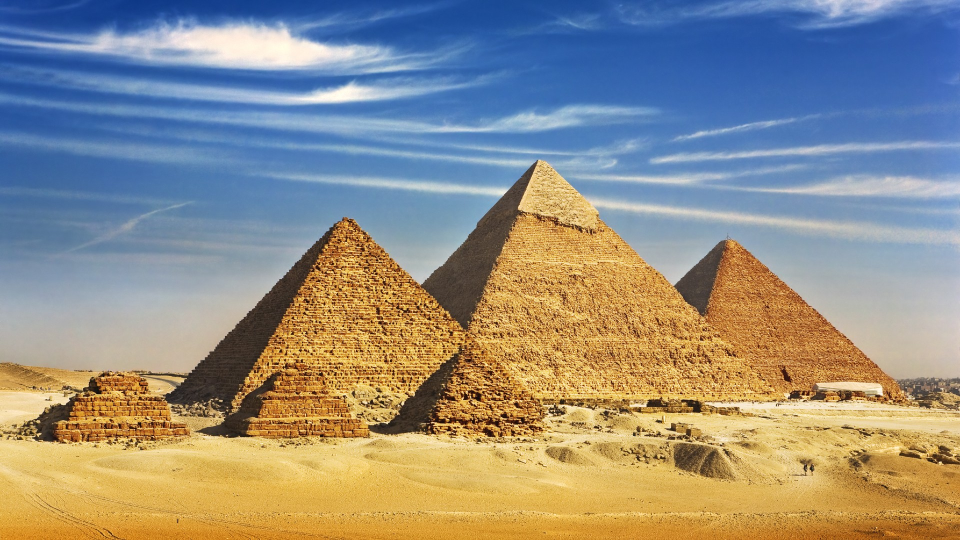
#> input picture Task5(OpenCV)/pyramid.jpg, 1920 x 1080 px, found by its file name (shown at 1/2 size)
$ jupyter execute 'Image segmentation using Morphological operations.ipynb'
#> lines starting #> are read from the running program, lines starting #| are printed output that depends on the picture
[cell 1]
import numpy as np
import cv2
from matplotlib import pyplot as plt

[cell 2]
img = cv2.imread('D:\open CV\pyramid.jpg', 0)
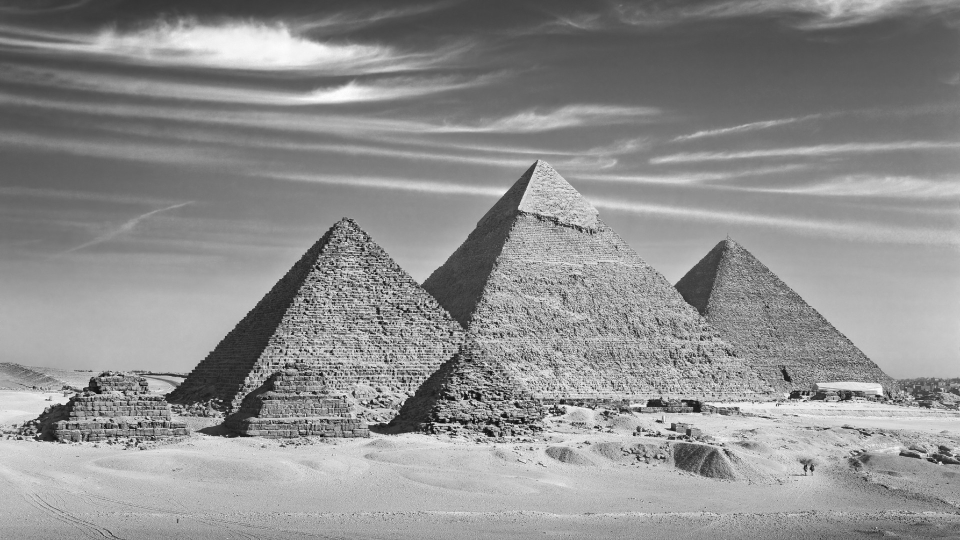
#> img: shape (1080, 1920) (shown at 1/2 size); min 0, max 255, mean 143.1
plt.imshow(img, cmap='gray')
plt.title("Original Image")
plt.axis('off')
plt.show()
kernel = np.ones((5, 5), np.uint8)

[cell 3]
img_erosion = cv2.erode(img, kernel, iterations=1)
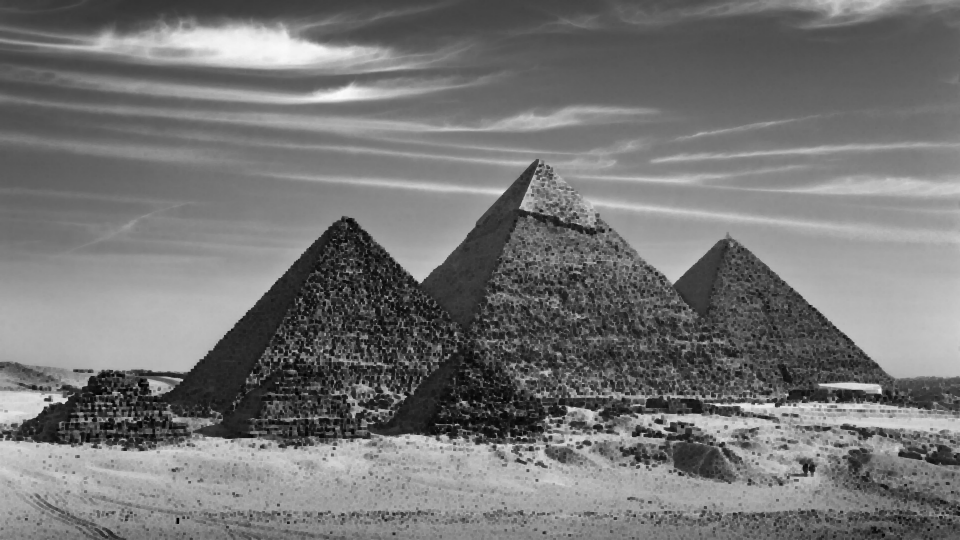
#> img_erosion: shape (1080, 1920) (shown at 1/2 size); min 0, max 251, mean 117

plt.imshow(img_erosion, cmap='gray')
plt.title("After Erosion")
plt.axis('off')
plt.show()

[cell 4]
img_dilation = cv2.dilate(img, kernel, iterations=1)
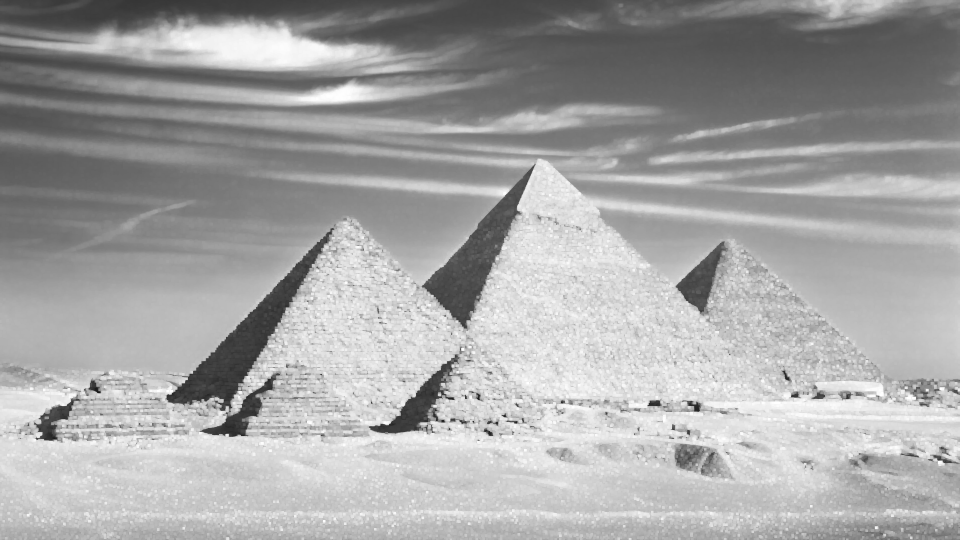
#> img_dilation: shape (1080, 1920) (shown at 1/2 size); min 23, max 255, mean 165

plt.imshow(img_dilation, cmap='gray')
plt.title("After Dilation")
plt.axis('off')
plt.show()

$ run again, with Task5(OpenCV)/cat.jpg copied over Task5(OpenCV)/pyramid.jpg
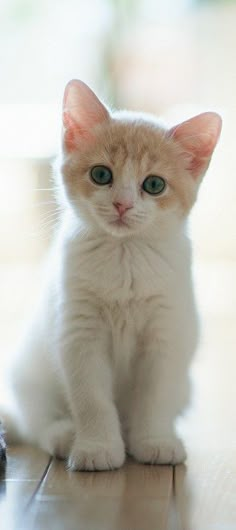
#> input picture Task5(OpenCV)/cat.jpg, 236 x 530 px, found by its file name
#> `img_erosion = cv2.erode(img, kernel, iterations=1)`:
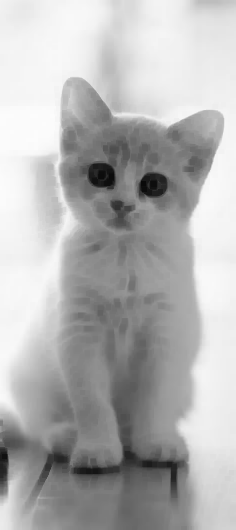
#> img_erosion: shape (530, 236); min 9, max 252, mean 179.3
#> `img_dilation = cv2.dilate(img, kernel, iterations=1)`:
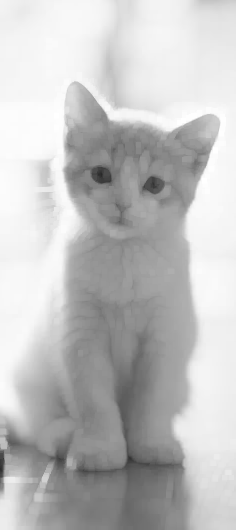
#> img_dilation: shape (530, 236); min 40, max 255, mean 192.5

$ run again, with Task5(OpenCV)/kitty.jpeg copied over Task5(OpenCV)/pyramid.jpg
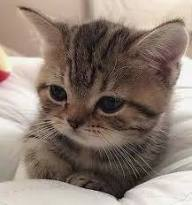
#> input picture Task5(OpenCV)/kitty.jpeg, 192 x 205 px, found by its file name
#> `img_erosion = cv2.erode(img, kernel, iterations=1)`:
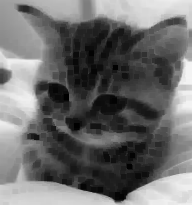
#> img_erosion: shape (205, 192); min 0, max 244, mean 108.2
#> `img_dilation = cv2.dilate(img, kernel, iterations=1)`:
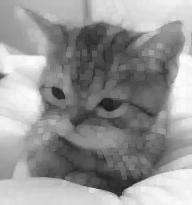
#> img_dilation: shape (205, 192); min 26, max 251, mean 149.4
